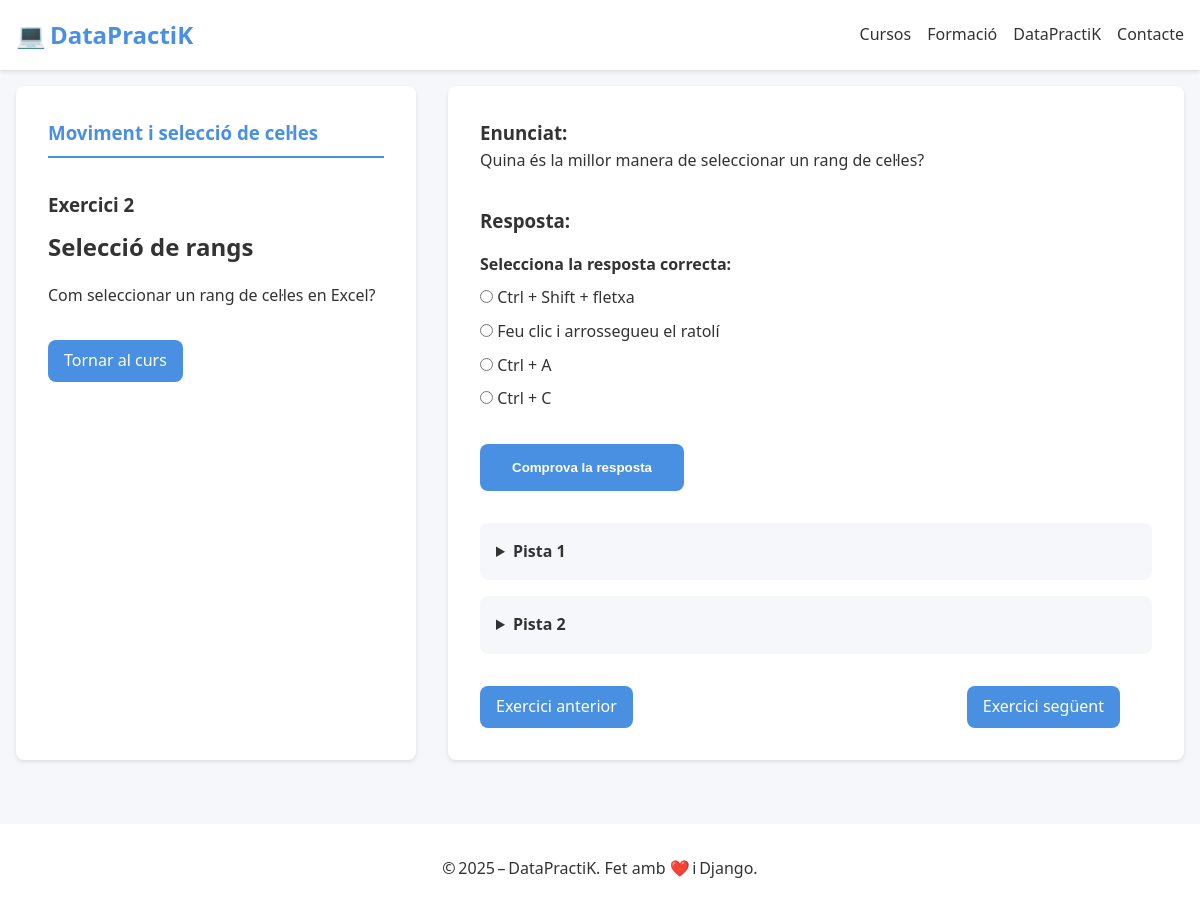
The page /curs/Excel/capitol/1/exercici/2/ on the database as committed earlier.
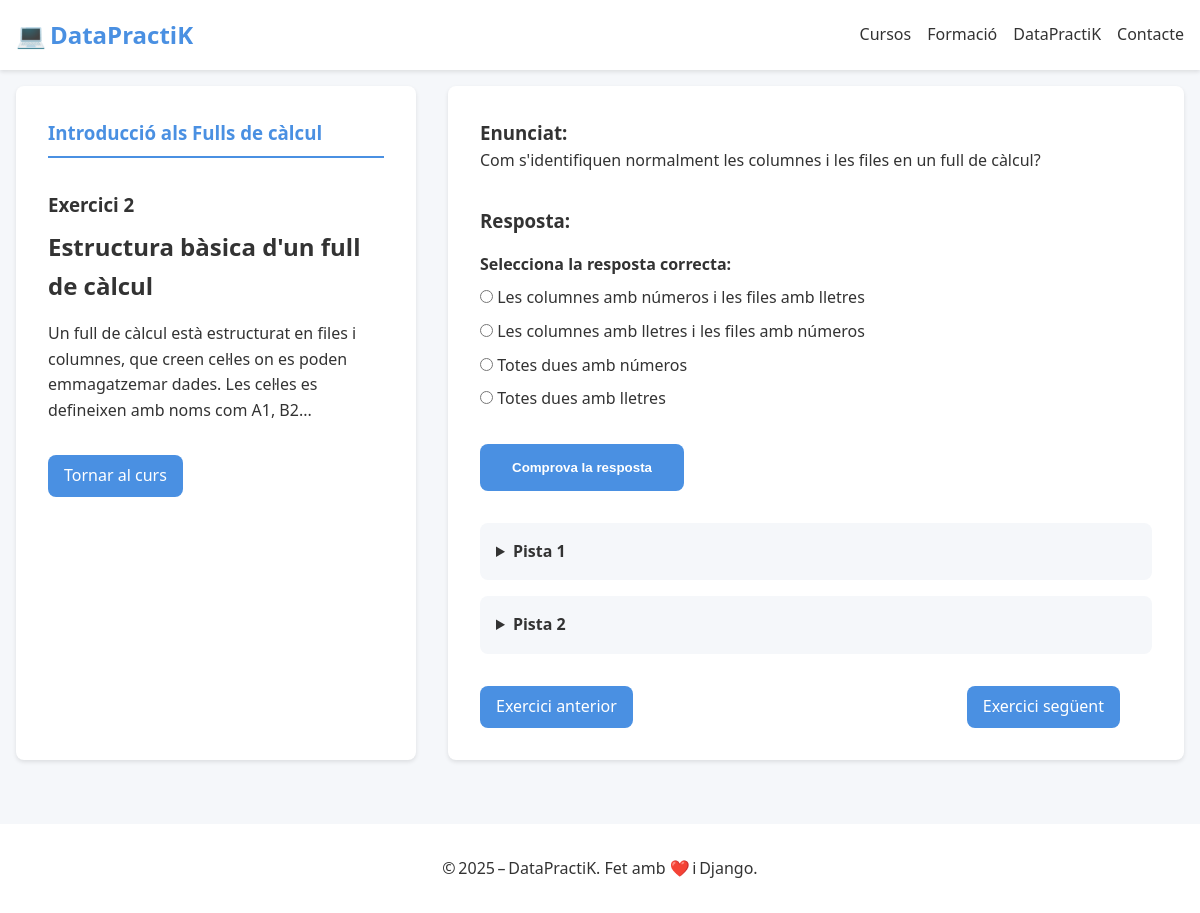
The same page on the database as committed later.
### app_django/models.py (models this page shows, shortened)
class Exercici(models.Model):
    class Tipus(models.TextChoices):
        CODI = 'codi', _("Escriure codi")
        TEST = 'test', _("Tipus test")
        IA = 'ia', _("Correcció amb IA")
        EXE = 'exe', _("Execució de codi")
    curs = models.ForeignKey(Curs, on_delete=models.CASCADE, related_name='exercicis', verbose_name=_("Curs"))
    capitol = models.ForeignKey(Capitol, on_delete=models.CASCADE, related_name='exercicis', verbose_name=_("Capítol"))
    numero = models.PositiveIntegerField(_("Número d'exercici"), default=0)
    titol = models.CharField(_("Títol de l'exercici"), max_length=200, null=True, blank=True)
    tipus = models.CharField(_("Tipus d'exercici"), max_length=20, choices=Tipus.choices)
    descripcio = models.TextField(_("Descripció"), null=True, blank=True)
    enunciat = models.TextField(_("Enunciat"))
    resposta_usuari = models.TextField(_("Resposta de l'usuari"), null=True, blank=True)
    solucio = models.TextField(_("Solució correcta"), null=True, blank=True)
    solucio_codi_1 = models.TextField(_("Solució en codi 1"), null=True, blank=True)
    solucio_codi_2 = models.TextField(_("Solució en codi 2"), null=True, blank=True)
    imatge_1 = models.ImageField(_("Imatge 1"), upload_to='exercicis/imatges/', null=True, blank=True)
    descripcio_imatge_1 = models.CharField(_("Descripció imatge 1"), max_length=255, null=True, blank=True)
    imatge_2 = models.ImageField(_("Imatge 2"), upload_to='exercicis/imatges/', null=True, blank=True)
    descripcio_imatge_2 = models.CharField(_("Descripció imatge 2"), max_length=255, null=True, blank=True)
    respostes_test = models.JSONField(_("Respostes del test"), null=True, blank=True)
    temps_estimat_minuts = models.IntegerField(_("Temps estimat (min)"), null=True, blank=True)
    pista_1 = models.TextField(_("Pista 1"), null=True, blank=True)
    pista_2 = models.TextField(_("Pista 2"), null=True, blank=True)
    class Meta:
        ordering = ['capitol__numero', 'numero']
        unique_together = ('capitol', 'numero')
        verbose_name = _("Exercici")
        verbose_name_plural = _("Exercicis")

class Capitol(models.Model):
    curs = models.ForeignKey(Curs, on_delete=models.CASCADE, related_name='capitols', verbose_name=_("Curs"))
    titol = models.CharField(_("Títol del capítol"), max_length=100)
    numero = models.PositiveIntegerField(_("Número del capítol"))
    dificultat = models.CharField(_("Dificultat"), max_length=50)
    preu = models.DecimalField(_("Preu"), max_digits=5, decimal_places=2, default=0.00)
    data_creacio = models.DateTimeField(_("Data de creació"), auto_now_add=True)
    class Meta:
        ordering = ['numero']
        unique_together = ('curs', 'numero')
        verbose_name = _("Capítol")
        verbose_name_plural = _("Capítols")

### app_django/views.py (the view, shortened to what this page needs)
# urls.py: path('curs/<str:curs_nom>/capitol/<int:capitol_num>/exercici/<int:exercici_num>/', views.exercici, name='exercici'),
def exercici(request, curs_nom, capitol_num, exercici_num):
    print(f"⚙️ Inici de la vista 'exercici' per al curs: {curs_nom}, capítol: {capitol_num}, exercici: {exercici_num}")
    curs = get_object_or_404(Curs, nom=curs_nom)
    capitol = get_object_or_404(Capitol, numero=capitol_num, curs=curs)
    exercici = get_object_or_404(Exercici, numero=exercici_num, capitol=capitol)
    missatge = ''
    resposta_correcta = False
    resposta_ia = ''
    exercici_seguent = Exercici.objects.filter(capitol=capitol, numero=exercici.numero + 1).first()
    exercici_anterior = Exercici.objects.filter(capitol=capitol, numero=exercici.numero - 1).first()
    return render(request, 'exercici.html', {
        'curs': curs,
        'capitol': capitol,
        'exercici': exercici,
        'missatge': missatge,
        'opcions': exercici.respostes_test if exercici.tipus == 'test' else None,
        'exercici_seguent': exercici_seguent,
        'exercici_anterior': exercici_anterior,
        'resposta_correcta': resposta_correcta,
        'resposta_ia': resposta_ia,
    })

### app_django/templates/exercici.html (shortened to what this page needs)
{% extends 'base.html' %}
{% load static %}
{% block content %}
<div class="exercise">
    <div class="exercise__container">
        <aside class="exercise__sidebar">
            <h3 class="exercise__chapter">{{ exercici.capitol.titol }}</h3>
            <h3 class="exercise__number">Exercici {{ exercici.numero }}</h3>
            <h2 class="exercise__title">{{ exercici.titol }}</h2>
            {% if exercici.descripcio %}
                <p class="exercise__description">{{ exercici.descripcio | safe}}</p>
            {% endif %}
            <div class="exercise__navigation">
                <a href="{% url 'index_curs' exercici.curs.nom %}" class="exercise__back-button">Tornar al curs</a>
            </div>
        </aside>
        <main class="exercise__main">
            <div class="exercise__content">
                <div class="exercise__statement">
                    <h3 class="exercise__statement-title">Enunciat:</h3>
                    <p>{{ exercici.enunciat | safe}}</p>
                </div>
                <form method="post" class="exercise__form">
                    <h3 class="exercise__response-title">Resposta:</h3>
                    {% if exercici.tipus in 'codi exe'%}
                        <textarea name="resposta_usuari" class="exercise__code-input" rows="5" placeholder="Escriu el teu codi aquí..."></textarea>
                    {% elif exercici.tipus == 'test' %}
                        <div class="exercise__test-options">
                            <h4>Selecciona la resposta correcta:</h4>
                            {% for opcio in exercici.respostes_test %}
                                <label class="exercise__test-option">
                                    <input type="radio" name="resposta_usuari" value="{{ opcio }}">
                                    <span>{{ opcio}}</span>
                                </label>
                            {% endfor %}
                        </div>
                    {% elif exercici.tipus == 'ia' %}
                        <textarea name="resposta_usuari" class="exercise__text-input" rows="5" placeholder="Escriu la teva resposta aquí..."></textarea>
                    {% endif %}
                    <button type="submit" class="exercise__submit-button">Comprova la resposta</button>
                </form>
                <div class="exercise__hints">
                    {% if exercici.pista_1 %}
                        <details class="exercise__hint">
                            <summary>Pista 1</summary>
                        </details>
                    {% endif %}
                    {% if exercici.pista_2 %}
                        <details class="exercise__hint">
                            <summary>Pista 2</summary>
                        </details>
                    {% endif %}
                </div>
                <div class="exercise__navigation-buttons">
                    {% if exercici_anterior %}
                        <a href="{% url 'exercici' exercici.curs.nom exercici_anterior.capitol.numero exercici_anterior.numero %}" class="exercise__previous-button">Exercici anterior</a>
                    {% endif %}
                    {% if exercici_seguent %}
                        <a href="{% url 'exercici' exercici.curs.nom exercici_seguent.capitol.numero exercici_seguent.numero %}" class="exercise__next-button">Exercici següent</a>
                    {% endif %}
                </div>
            </div>
        </main>
    </div>
</div>
{% endblock %}

Rows that differ between the two databases and show on the page:
removed Exercici: capitol.titol "Moviment i selecció de cel·les", numero "2", titol "Selecció de rangs", descripcio "Com seleccionar un rang de cel·les en Excel?", enunciat "Quina és la millor manera de seleccionar un rang de cel·les?"
added Exercici: capitol.titol "Introducció als Fulls de càlcul", numero "2", titol "Estructura bàsica d'un full de càlcul", descripcio "Un full de càlcul està estructurat en files i columnes, que creen cel·les on es poden emmagatzemar dades. Les cel·les es defineixen amb noms com A1, B2...", enunciat "Com s'identifiquen normalment les columnes i les files en un full de càlcul?"
Other text that changed with them:
new list line: "☐ Les columnes amb números i les Les columnes amb números i les files amb lletres"
new list line: "☐ Les columnes amb lletres i les Les columnes amb lletres i les files amb números"
new list line: "☐ Totes dues amb números Totes dues amb números"
new list line: "☐ Totes dues amb lletres Totes dues amb lletres"
list line gone: "☐ Ctrl + Shift + fletxa Ctrl + Shift + fletxa"
list line gone: "☐ Feu clic i arrossegueu el rato Feu clic i arrossegueu el ratolí"
list line gone: "☐ Ctrl + A Ctrl + A"
list line gone: "☐ Ctrl + C Ctrl + C"
